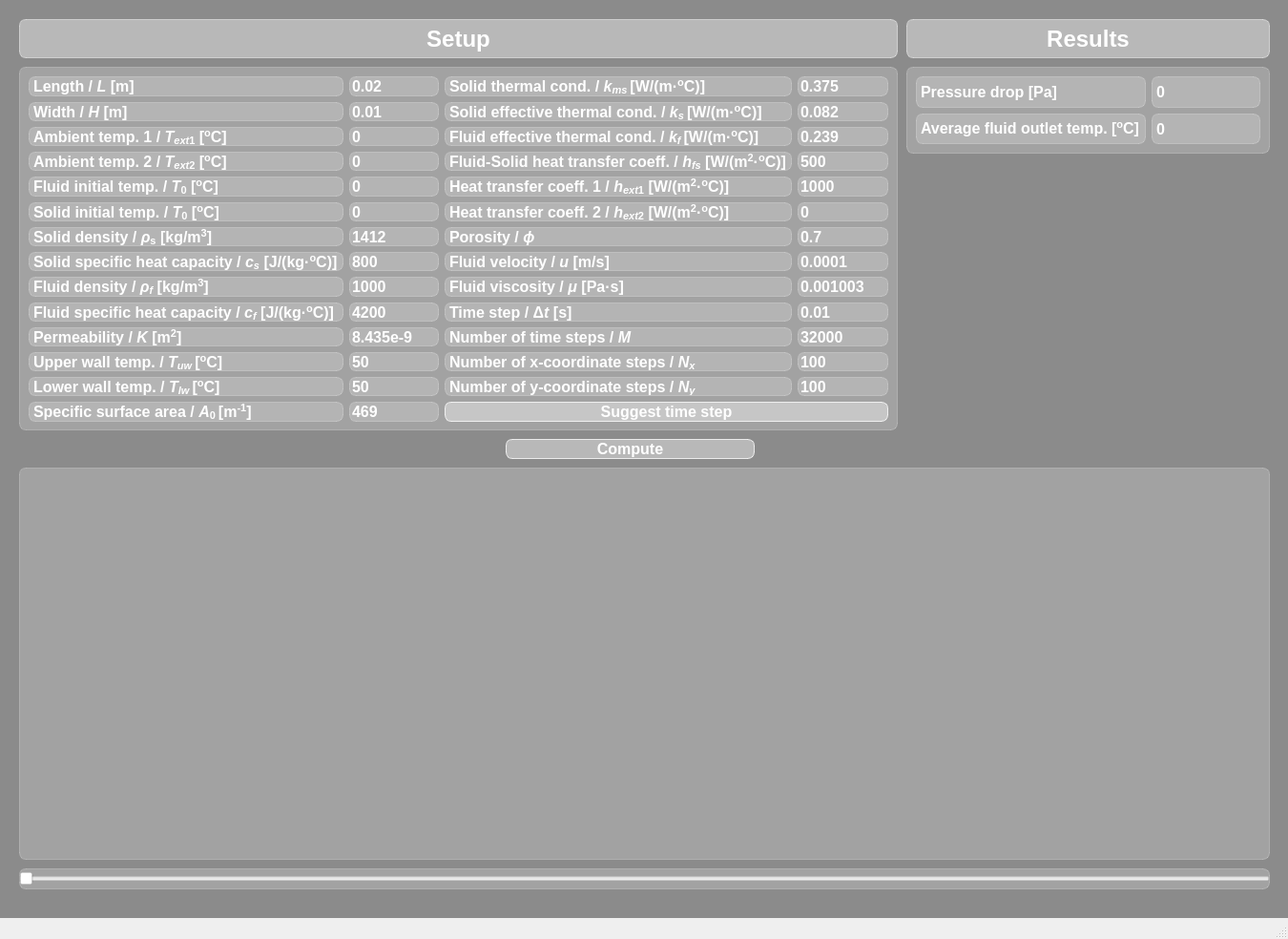
<?xml version="1.0" encoding="UTF-8"?>
<ui version="4.0">
 <class>MainWindow</class>
 <widget class="QMainWindow" name="MainWindow">
  <property name="geometry">
   <rect>
    <x>0</x>
    <y>0</y>
    <width>1350</width>
    <height>984</height>
   </rect>
  </property>
  <property name="windowTitle">
   <string>ThermoNAS</string>
  </property>
  <widget class="QWidget" name="centralwidget">
   <property name="styleSheet">
    <string notr="true">background-color: rgb(139, 139, 139);
font-family: Arial;
</string>
   </property>
   <widget class="QPushButton" name="pushButton_2">
    <property name="geometry">
     <rect>
      <x>530</x>
      <y>460</y>
      <width>261</width>
      <height>21</height>
     </rect>
    </property>
    <property name="styleSheet">
     <string notr="true">QPushButton {
background-color: rgba(255, 255, 255,100);
border: 1px solid rgba(255, 255, 255, 200);
border-radius: 7px;
color: white;
font-weight: bold;
font-size: 12pt;
}
QPushButton:hover {
background-color: rgba(255, 255, 255,130);
}
QPushButton:pressed {
background-color: rgba(255, 255, 255,190)
}</string>
    </property>
    <property name="text">
     <string>Compute</string>
    </property>
   </widget>
   <widget class="QLabel" name="label_49">
    <property name="geometry">
     <rect>
      <x>20</x>
      <y>20</y>
      <width>921</width>
      <height>41</height>
     </rect>
    </property>
    <property name="styleSheet">
     <string notr="true">background-color: rgba(255, 255, 255,100);
border: 1px solid rgba(255, 255, 255, 120);
border-radius: 7px;
color: white;
font-weight: bold;
font-size: 18pt;</string>
    </property>
    <property name="text">
     <string>Setup</string>
    </property>
    <property name="alignment">
     <set>Qt::AlignmentFlag::AlignCenter</set>
    </property>
   </widget>
   <widget class="QLabel" name="label_50">
    <property name="geometry">
     <rect>
      <x>950</x>
      <y>20</y>
      <width>381</width>
      <height>41</height>
     </rect>
    </property>
    <property name="styleSheet">
     <string notr="true">background-color: rgba(255, 255, 255,100);
border: 1px solid rgba(255, 255, 255, 120);
border-radius: 7px;
color: white;
font-weight: bold;
font-size: 18pt;</string>
    </property>
    <property name="text">
     <string>Results</string>
    </property>
    <property name="alignment">
     <set>Qt::AlignmentFlag::AlignCenter</set>
    </property>
   </widget>
   <widget class="QFrame" name="frame1">
    <property name="geometry">
     <rect>
      <x>950</x>
      <y>70</y>
      <width>381</width>
      <height>91</height>
     </rect>
    </property>
    <property name="styleSheet">
     <string notr="true">background-color: rgba(255, 255, 255,50);
border: 1px solid rgba(255, 255, 255, 60);
border-radius: 7px;
color: white;
font-weight: bold;
font-size: 12pt;</string>
    </property>
    <layout class="QGridLayout" name="gridLayout_2">
     <item row="0" column="0">
      <widget class="QLabel" name="label_58">
       <property name="text">
        <string>Pressure drop [Pa]</string>
       </property>
      </widget>
     </item>
     <item row="1" column="0">
      <widget class="QLabel" name="label_59">
       <property name="text">
        <string>&lt;html&gt;&lt;head/&gt;&lt;body&gt;&lt;p&gt;Average fluid outlet temp. [&lt;span style=&quot; vertical-align:super;&quot;&gt;o&lt;/span&gt;C]&lt;/p&gt;&lt;/body&gt;&lt;/html&gt;</string>
       </property>
      </widget>
     </item>
     <item row="0" column="1">
      <widget class="QLabel" name="label_61">
       <property name="text">
        <string>0</string>
       </property>
      </widget>
     </item>
     <item row="1" column="1">
      <widget class="QLabel" name="label_62">
       <property name="text">
        <string>0</string>
       </property>
      </widget>
     </item>
    </layout>
   </widget>
   <widget class="QFrame" name="frame2">
    <property name="geometry">
     <rect>
      <x>20</x>
      <y>70</y>
      <width>921</width>
      <height>381</height>
     </rect>
    </property>
    <property name="styleSheet">
     <string notr="true">background-color: rgba(255, 255, 255,50);
border: 1px solid rgba(255, 255, 255, 60);
border-radius: 7px;
color: white;
font-weight: bold;
font-size: 12pt;</string>
    </property>
    <layout class="QGridLayout" name="gridLayout">
     <item row="3" column="0">
      <widget class="QLabel" name="label_47">
       <property name="text">
        <string>&lt;html&gt;&lt;head/&gt;&lt;body&gt;&lt;p&gt;Ambient temp. 2 / &lt;span style=&quot; font-style:italic;&quot;&gt;T&lt;/span&gt;&lt;span style=&quot; font-style:italic; vertical-align:sub;&quot;&gt;ext&lt;/span&gt;&lt;span style=&quot; vertical-align:sub;&quot;&gt;2&lt;/span&gt; [&lt;span style=&quot; vertical-align:super;&quot;&gt;o&lt;/span&gt;C]&lt;/p&gt;&lt;/body&gt;&lt;/html&gt;</string>
       </property>
      </widget>
     </item>
     <item row="8" column="3">
      <widget class="QLineEdit" name="lineEdit_F_vel">
       <property name="text">
        <string>0.0001</string>
       </property>
      </widget>
     </item>
     <item row="13" column="1">
      <widget class="QLineEdit" name="lineEdit_T_low">
       <property name="text">
        <string>50</string>
       </property>
      </widget>
     </item>
     <item row="1" column="0">
      <widget class="QLabel" name="label_3">
       <property name="text">
        <string>&lt;html&gt;&lt;head/&gt;&lt;body&gt;&lt;p&gt;Width / &lt;span style=&quot; font-style:italic;&quot;&gt;H&lt;/span&gt; [m]&lt;/p&gt;&lt;/body&gt;&lt;/html&gt;</string>
       </property>
      </widget>
     </item>
     <item row="13" column="2">
      <widget class="QLabel" name="label_45">
       <property name="text">
        <string>&lt;html&gt;&lt;head/&gt;&lt;body&gt;&lt;p&gt;Number of y-coordinate steps / &lt;span style=&quot; font-style:italic;&quot;&gt;N&lt;/span&gt;&lt;span style=&quot; font-style:italic; vertical-align:sub;&quot;&gt;y&lt;/span&gt;&lt;/p&gt;&lt;/body&gt;&lt;/html&gt;</string>
       </property>
      </widget>
     </item>
     <item row="7" column="2">
      <widget class="QLabel" name="label_31">
       <property name="text">
        <string>&lt;html&gt;&lt;head/&gt;&lt;body&gt;&lt;p&gt;Porosity / &lt;span style=&quot; font-style:italic;&quot;&gt;ϕ&lt;/span&gt;&lt;/p&gt;&lt;/body&gt;&lt;/html&gt;</string>
       </property>
      </widget>
     </item>
     <item row="13" column="0">
      <widget class="QLabel" name="label_52">
       <property name="text">
        <string>&lt;html&gt;&lt;head/&gt;&lt;body&gt;&lt;p&gt;Lower wall temp. / &lt;span style=&quot; font-style:italic;&quot;&gt;T&lt;/span&gt;&lt;span style=&quot; font-style:italic; vertical-align:sub;&quot;&gt;l&lt;/span&gt;&lt;span style=&quot; font-style:italic; vertical-align:sub;&quot;&gt;w &lt;/span&gt;[&lt;span style=&quot; vertical-align:super;&quot;&gt;o&lt;/span&gt;C]&lt;/p&gt;&lt;/body&gt;&lt;/html&gt;</string>
       </property>
      </widget>
     </item>
     <item row="9" column="3">
      <widget class="QLineEdit" name="lineEdit_F_visc">
       <property name="text">
        <string>0.001003</string>
       </property>
      </widget>
     </item>
     <item row="7" column="1">
      <widget class="QLineEdit" name="lineEdit_S_den">
       <property name="text">
        <string>1412</string>
       </property>
      </widget>
     </item>
     <item row="13" column="3">
      <widget class="QLineEdit" name="lineEdit_Y">
       <property name="text">
        <string>100</string>
       </property>
      </widget>
     </item>
     <item row="2" column="0">
      <widget class="QLabel" name="label_7">
       <property name="text">
        <string>&lt;html&gt;&lt;head/&gt;&lt;body&gt;&lt;p&gt;Ambient temp. 1 / &lt;span style=&quot; font-style:italic;&quot;&gt;T&lt;/span&gt;&lt;span style=&quot; font-style:italic; vertical-align:sub;&quot;&gt;ext&lt;/span&gt;&lt;span style=&quot; vertical-align:sub;&quot;&gt;1&lt;/span&gt; [&lt;span style=&quot; vertical-align:super;&quot;&gt;o&lt;/span&gt;C]&lt;/p&gt;&lt;/body&gt;&lt;/html&gt;</string>
       </property>
      </widget>
     </item>
     <item row="2" column="3">
      <widget class="QLineEdit" name="lineEdit_F_keff">
       <property name="text">
        <string>0.239</string>
       </property>
      </widget>
     </item>
     <item row="0" column="2">
      <widget class="QLabel" name="label_17">
       <property name="text">
        <string>&lt;html&gt;&lt;head/&gt;&lt;body&gt;&lt;p&gt;Solid thermal cond. / &lt;span style=&quot; font-style:italic;&quot;&gt;k&lt;/span&gt;&lt;span style=&quot; font-style:italic; vertical-align:sub;&quot;&gt;ms  &lt;/span&gt;[W/(m·&lt;span style=&quot; vertical-align:super;&quot;&gt;o&lt;/span&gt;C)]&lt;/p&gt;&lt;/body&gt;&lt;/html&gt;</string>
       </property>
      </widget>
     </item>
     <item row="12" column="3">
      <widget class="QLineEdit" name="lineEdit_X">
       <property name="text">
        <string>100</string>
       </property>
      </widget>
     </item>
     <item row="6" column="0">
      <widget class="QLabel" name="label_10">
       <property name="text">
        <string>&lt;html&gt;&lt;head/&gt;&lt;body&gt;&lt;p&gt;Solid initial temp. / &lt;span style=&quot; font-style:italic;&quot;&gt;T&lt;/span&gt;&lt;span style=&quot; vertical-align:sub;&quot;&gt;0&lt;/span&gt; [&lt;span style=&quot; vertical-align:super;&quot;&gt;o&lt;/span&gt;C]&lt;/p&gt;&lt;/body&gt;&lt;/html&gt;</string>
       </property>
      </widget>
     </item>
     <item row="7" column="3">
      <widget class="QLineEdit" name="lineEdit_poros">
       <property name="text">
        <string>0.7</string>
       </property>
      </widget>
     </item>
     <item row="2" column="2">
      <widget class="QLabel" name="label_20">
       <property name="text">
        <string>&lt;html&gt;&lt;head/&gt;&lt;body&gt;&lt;p&gt;Fluid effective thermal cond. / &lt;span style=&quot; font-style:italic;&quot;&gt;k&lt;/span&gt;&lt;span style=&quot; font-style:italic; vertical-align:sub;&quot;&gt;f   &lt;/span&gt;[W/(m·&lt;span style=&quot; vertical-align:super;&quot;&gt;o&lt;/span&gt;C)]&lt;/p&gt;&lt;/body&gt;&lt;/html&gt;</string>
       </property>
      </widget>
     </item>
     <item row="0" column="0">
      <widget class="QLabel" name="label">
       <property name="text">
          <string>&lt;html&gt;&lt;head/&gt;&lt;body&gt;&lt;p&gt;Length / &lt;span style=&quot; font-style:italic;&quot;&gt;L&lt;/span&gt; [m]&lt;/p&gt;&lt;/body&gt;&lt;/html&gt;</string>
       </property>
      </widget>
     </item>
     <item row="1" column="2">
      <widget class="QLabel" name="label_18">
       <property name="text">
        <string>&lt;html&gt;&lt;head/&gt;&lt;body&gt;&lt;p&gt;Solid effective thermal cond. / &lt;span style=&quot; font-style:italic;&quot;&gt;k&lt;/span&gt;&lt;span style=&quot; font-style:italic; vertical-align:sub;&quot;&gt;s &lt;/span&gt;[W/(m·&lt;span style=&quot; vertical-align:super;&quot;&gt;o&lt;/span&gt;C)]&lt;/p&gt;&lt;/body&gt;&lt;/html&gt;</string>
       </property>
      </widget>
     </item>
     <item row="8" column="2">
      <widget class="QLabel" name="label_33">
       <property name="text">
        <string>&lt;html&gt;&lt;head/&gt;&lt;body&gt;&lt;p&gt;Fluid velocity / &lt;span style=&quot; font-style:italic;&quot;&gt;u&lt;/span&gt; [m/s]&lt;/p&gt;&lt;/body&gt;&lt;/html&gt;</string>
       </property>
      </widget>
     </item>
     <item row="1" column="3">
      <widget class="QLineEdit" name="lineEdit_S_keff">
       <property name="text">
        <string>0.082</string>
       </property>
      </widget>
     </item>
     <item row="4" column="3">
      <widget class="QLineEdit" name="lineEdit_h_1">
       <property name="text">
        <string>1000</string>
       </property>
      </widget>
     </item>
     <item row="3" column="2">
      <widget class="QLabel" name="label_13">
       <property name="text">
        <string>&lt;html&gt;&lt;head/&gt;&lt;body&gt;&lt;p&gt;Fluid-Solid heat transfer coeff. / &lt;span style=&quot; font-style:italic;&quot;&gt;h&lt;/span&gt;&lt;span style=&quot; font-style:italic; vertical-align:sub;&quot;&gt;fs&lt;/span&gt; [W/(m&lt;span style=&quot; vertical-align:super;&quot;&gt;2&lt;/span&gt;·&lt;span style=&quot; vertical-align:super;&quot;&gt;o&lt;/span&gt;C)]&lt;/p&gt;&lt;/body&gt;&lt;/html&gt;</string>
       </property>
      </widget>
     </item>
     <item row="12" column="0">
      <widget class="QLabel" name="label_51">
       <property name="text">
        <string>&lt;html&gt;&lt;head/&gt;&lt;body&gt;&lt;p&gt;Upper wall temp. / &lt;span style=&quot; font-style:italic;&quot;&gt;T&lt;/span&gt;&lt;span style=&quot; font-style:italic; vertical-align:sub;&quot;&gt;uw  &lt;/span&gt;[&lt;span style=&quot; vertical-align:super;&quot;&gt;o&lt;/span&gt;C]&lt;/p&gt;&lt;/body&gt;&lt;/html&gt;</string>
       </property>
      </widget>
     </item>
     <item row="10" column="0">
      <widget class="QLabel" name="label_29">
       <property name="text">
        <string>&lt;html&gt;&lt;head/&gt;&lt;body&gt;&lt;p&gt;Fluid specific heat capacity / &lt;span style=&quot; font-style:italic;&quot;&gt;c&lt;/span&gt;&lt;span style=&quot; font-style:italic; vertical-align:sub;&quot;&gt;f&lt;/span&gt; [J/(kg·&lt;span style=&quot; vertical-align:super;&quot;&gt;o&lt;/span&gt;C)]&lt;/p&gt;&lt;/body&gt;&lt;/html&gt;</string>
       </property>
      </widget>
     </item>
     <item row="6" column="3">
      <widget class="QLineEdit" name="lineEdit_h_2">
       <property name="text">
        <string>0</string>
       </property>
      </widget>
     </item>
     <item row="3" column="3">
      <widget class="QLineEdit" name="lineEdit_h_sf">
       <property name="text">
        <string>500</string>
       </property>
      </widget>
     </item>
     <item row="6" column="2">
      <widget class="QLabel" name="label_15">
       <property name="text">
        <string>&lt;html&gt;&lt;head/&gt;&lt;body&gt;&lt;p&gt;Heat transfer coeff. 2 / &lt;span style=&quot; font-style:italic;&quot;&gt;h&lt;/span&gt;&lt;span style=&quot; font-style:italic; vertical-align:sub;&quot;&gt;ext&lt;/span&gt;&lt;span style=&quot; vertical-align:sub;&quot;&gt;2&lt;/span&gt; [W/(m&lt;span style=&quot; vertical-align:super;&quot;&gt;2&lt;/span&gt;·&lt;span style=&quot; vertical-align:super;&quot;&gt;o&lt;/span&gt;C)]&lt;/p&gt;&lt;/body&gt;&lt;/html&gt;</string>
       </property>
      </widget>
     </item>
     <item row="10" column="2">
      <widget class="QLabel" name="label_42">
       <property name="text">
        <string>&lt;html&gt;&lt;head/&gt;&lt;body&gt;&lt;p&gt;Time step / Δ&lt;span style=&quot; font-style:italic;&quot;&gt;t&lt;/span&gt; [s]&lt;/p&gt;&lt;/body&gt;&lt;/html&gt;</string>
       </property>
      </widget>
     </item>
     <item row="0" column="1">
      <widget class="QLineEdit" name="lineEdit_L">
       <property name="text">
        <string>0.02</string>
       </property>
      </widget>
     </item>
     <item row="1" column="1">
      <widget class="QLineEdit" name="lineEdit_W">
       <property name="text">
        <string>0.01</string>
       </property>
      </widget>
     </item>
     <item row="7" column="0">
      <widget class="QLabel" name="label_25">
       <property name="text">
        <string>&lt;html&gt;&lt;head/&gt;&lt;body&gt;&lt;p&gt;Solid density / &lt;span style=&quot; font-style:italic;&quot;&gt;ρ&lt;/span&gt;&lt;span style=&quot; vertical-align:sub;&quot;&gt;s&lt;/span&gt; [kg/m&lt;span style=&quot; vertical-align:super;&quot;&gt;3&lt;/span&gt;]&lt;/p&gt;&lt;/body&gt;&lt;/html&gt;</string>
       </property>
      </widget>
     </item>
     <item row="11" column="1">
      <widget class="QLineEdit" name="lineEdit_Perm">
       <property name="text">
        <string>8.435e-9</string>
       </property>
      </widget>
     </item>
     <item row="6" column="1">
      <widget class="QLineEdit" name="lineEdit_S_T_init">
       <property name="text">
        <string>0</string>
       </property>
      </widget>
     </item>
     <item row="0" column="3">
      <widget class="QLineEdit" name="lineEdit_S_k">
       <property name="text">
        <string>0.375</string>
       </property>
      </widget>
     </item>
     <item row="9" column="1">
      <widget class="QLineEdit" name="lineEdit_F_den">
       <property name="text">
        <string>1000</string>
       </property>
      </widget>
     </item>
     <item row="8" column="0">
      <widget class="QLabel" name="label_27">
       <property name="text">
        <string>&lt;html&gt;&lt;head/&gt;&lt;body&gt;&lt;p&gt;Solid specific heat capacity / &lt;span style=&quot; font-style:italic;&quot;&gt;c&lt;/span&gt;&lt;span style=&quot; font-style:italic; vertical-align:sub;&quot;&gt;s&lt;/span&gt; [J/(kg·&lt;span style=&quot; vertical-align:super;&quot;&gt;o&lt;/span&gt;C)]&lt;/p&gt;&lt;/body&gt;&lt;/html&gt;</string>
       </property>
      </widget>
     </item>
     <item row="11" column="0">
      <widget class="QLabel" name="label_37">
       <property name="text">
        <string>&lt;html&gt;&lt;head/&gt;&lt;body&gt;&lt;p&gt;Permeability / &lt;span style=&quot; font-style:italic;&quot;&gt;K&lt;/span&gt; [m&lt;span style=&quot; vertical-align:super;&quot;&gt;2&lt;/span&gt;]&lt;/p&gt;&lt;/body&gt;&lt;/html&gt;</string>
       </property>
      </widget>
     </item>
     <item row="4" column="2">
      <widget class="QLabel" name="label_14">
       <property name="text">
        <string>&lt;html&gt;&lt;head/&gt;&lt;body&gt;&lt;p&gt;Heat transfer coeff. 1 / &lt;span style=&quot; font-style:italic;&quot;&gt;h&lt;/span&gt;&lt;span style=&quot; font-style:italic; vertical-align:sub;&quot;&gt;ext&lt;/span&gt;&lt;span style=&quot; vertical-align:sub;&quot;&gt;1&lt;/span&gt; [W/(m&lt;span style=&quot; vertical-align:super;&quot;&gt;2&lt;/span&gt;·&lt;span style=&quot; vertical-align:super;&quot;&gt;o&lt;/span&gt;C)]&lt;/p&gt;&lt;/body&gt;&lt;/html&gt;</string>
       </property>
      </widget>
     </item>
     <item row="2" column="1">
      <widget class="QLineEdit" name="lineEdit_T_amb1">
       <property name="text">
        <string>0</string>
       </property>
      </widget>
     </item>
     <item row="11" column="2">
      <widget class="QLabel" name="label_39">
       <property name="text">
        <string>&lt;html&gt;&lt;head/&gt;&lt;body&gt;&lt;p&gt;Number of time steps / &lt;span style=&quot; font-style:italic;&quot;&gt;M&lt;/span&gt;&lt;/p&gt;&lt;/body&gt;&lt;/html&gt;</string>
       </property>
      </widget>
     </item>
     <item row="9" column="2">
      <widget class="QLabel" name="label_35">
       <property name="text">
        <string>&lt;html&gt;&lt;head/&gt;&lt;body&gt;&lt;p&gt;Fluid viscosity / &lt;span style=&quot; font-style:italic;&quot;&gt;μ&lt;/span&gt; [Pa·s]&lt;/p&gt;&lt;/body&gt;&lt;/html&gt;</string>
       </property>
      </widget>
     </item>
     <item row="10" column="1">
      <widget class="QLineEdit" name="lineEdit_F_capac">
       <property name="text">
        <string>4200</string>
       </property>
      </widget>
     </item>
     <item row="12" column="1">
      <widget class="QLineEdit" name="lineEdit_T_up">
       <property name="text">
        <string>50</string>
       </property>
      </widget>
     </item>
     <item row="9" column="0">
      <widget class="QLabel" name="label_16">
       <property name="text">
        <string>&lt;html&gt;&lt;head/&gt;&lt;body&gt;&lt;p&gt;Fluid density / &lt;span style=&quot; font-style:italic;&quot;&gt;ρ&lt;/span&gt;&lt;span style=&quot; font-style:italic; vertical-align:sub;&quot;&gt;f&lt;/span&gt; [kg/m&lt;span style=&quot; vertical-align:super;&quot;&gt;3&lt;/span&gt;]&lt;/p&gt;&lt;/body&gt;&lt;/html&gt;</string>
       </property>
      </widget>
     </item>
     <item row="4" column="1">
      <widget class="QLineEdit" name="lineEdit_F_T_init">
       <property name="text">
        <string>0</string>
       </property>
      </widget>
     </item>
     <item row="11" column="3">
      <widget class="QLineEdit" name="lineEdit_t">
       <property name="text">
        <string>32000</string>
       </property>
      </widget>
     </item>
     <item row="12" column="2">
      <widget class="QLabel" name="label_43">
       <property name="text">
        <string>&lt;html&gt;&lt;head/&gt;&lt;body&gt;&lt;p&gt;Number of x-coordinate steps / &lt;span style=&quot; font-style:italic;&quot;&gt;N&lt;/span&gt;&lt;span style=&quot; font-style:italic; vertical-align:sub;&quot;&gt;x&lt;/span&gt;&lt;/p&gt;&lt;/body&gt;&lt;/html&gt;</string>
       </property>
      </widget>
     </item>
     <item row="10" column="3">
      <widget class="QLineEdit" name="lineEdit_t_step">
       <property name="text">
        <string>0.01</string>
       </property>
      </widget>
     </item>
     <item row="3" column="1">
      <widget class="QLineEdit" name="lineEdit_T_amb2">
       <property name="text">
        <string>0</string>
       </property>
      </widget>
     </item>
     <item row="4" column="0">
      <widget class="QLabel" name="label_9">
       <property name="text">
        <string>&lt;html&gt;&lt;head/&gt;&lt;body&gt;&lt;p&gt;Fluid initial temp. / &lt;span style=&quot; font-style:italic;&quot;&gt;T&lt;/span&gt;&lt;span style=&quot; vertical-align:sub;&quot;&gt;0&lt;/span&gt; [&lt;span style=&quot; vertical-align:super;&quot;&gt;o&lt;/span&gt;C]&lt;/p&gt;&lt;/body&gt;&lt;/html&gt;</string>
       </property>
      </widget>
     </item>
     <item row="8" column="1">
      <widget class="QLineEdit" name="lineEdit_S_capac">
       <property name="text">
        <string>800</string>
       </property>
      </widget>
     </item>
     <item row="14" column="0">
      <widget class="QLabel" name="label_53">
       <property name="text">
        <string>&lt;html&gt;&lt;head/&gt;&lt;body&gt;&lt;p&gt;Specific surface area / &lt;span style=&quot; font-style:italic;&quot;&gt;A&lt;/span&gt;&lt;span style=&quot; vertical-align:sub;&quot;&gt;0 &lt;/span&gt;[m&lt;span style=&quot; vertical-align:super;&quot;&gt;-1&lt;/span&gt;]&lt;/p&gt;&lt;/body&gt;&lt;/html&gt;</string>
       </property>
      </widget>
     </item>
     <item row="14" column="1">
      <widget class="QLineEdit" name="lineEdit_A_0">
       <property name="text">
        <string>469</string>
       </property>
      </widget>
     </item>
     <item row="14" column="2" colspan="2">
      <widget class="QPushButton" name="pushButton_3">
       <property name="styleSheet">
        <string notr="true">QPushButton {
background-color: rgba(255, 255, 255,100);
border: 1px solid rgba(255, 255, 255, 200);
border-radius: 7px;
color: white;
font-weight: bold;
font-size: 12pt;
}
QPushButton:hover {
background-color: rgba(255, 255, 255,130);
}
QPushButton:pressed {
background-color: rgba(255, 255, 255,190)
}</string>
       </property>
       <property name="text">
          <string>Suggest time step</string>
       </property>
      </widget>
     </item>
    </layout>
   </widget>
   <widget class="QWidget" name="widget" native="true">
    <property name="geometry">
     <rect>
      <x>20</x>
      <y>490</y>
      <width>1311</width>
      <height>411</height>
     </rect>
    </property>
    <property name="styleSheet">
     <string notr="true">background-color: rgba(255, 255, 255,50);
border: 1px solid rgba(255, 255, 255, 60);
border-radius: 7px;
color: white;
font-weight: bold;
font-size: 12pt;</string>
    </property>
   </widget>
   <widget class="QSlider" name="horizontalSlider">
    <property name="geometry">
     <rect>
      <x>20</x>
      <y>910</y>
      <width>1311</width>
      <height>22</height>
     </rect>
    </property>
    <property name="styleSheet">
     <string notr="true">background-color: rgba(255, 255, 255,50);
border: 1px solid rgba(255, 255, 255, 60);
border-radius: 7px;
color: white;
font-weight: bold;
font-size: 12pt;</string>
    </property>
    <property name="orientation">
     <enum>Qt::Orientation::Horizontal</enum>
    </property>
   </widget>
  </widget>
  <widget class="QMenuBar" name="menubar">
   <property name="geometry">
    <rect>
     <x>0</x>
     <y>0</y>
     <width>1350</width>
     <height>22</height>
    </rect>
   </property>
  </widget>
  <widget class="QStatusBar" name="statusbar"/>
 </widget>
 <resources/>
 <connections/>
</ui>
